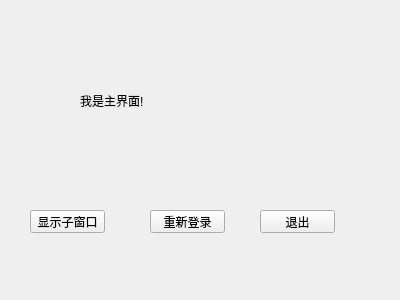
<?xml version="1.0" encoding="UTF-8"?>
<ui version="4.0">
 <class>MyWidget</class>
 <widget class="QWidget" name="MyWidget">
  <property name="geometry">
   <rect>
    <x>0</x>
    <y>0</y>
    <width>400</width>
    <height>300</height>
   </rect>
  </property>
  <property name="windowTitle">
   <string>MyWidget</string>
  </property>
  <widget class="QPushButton" name="showChildButton">
   <property name="geometry">
    <rect>
     <x>30</x>
     <y>210</y>
     <width>75</width>
     <height>23</height>
    </rect>
   </property>
   <property name="text">
    <string>显示子窗口</string>
   </property>
  </widget>
  <widget class="QLabel" name="label">
   <property name="geometry">
    <rect>
     <x>80</x>
     <y>80</y>
     <width>141</width>
     <height>41</height>
    </rect>
   </property>
   <property name="text">
    <string>我是主界面!</string>
   </property>
  </widget>
  <widget class="QPushButton" name="pushButton">
   <property name="geometry">
    <rect>
     <x>150</x>
     <y>210</y>
     <width>75</width>
     <height>23</height>
    </rect>
   </property>
   <property name="text">
    <string>重新登录</string>
   </property>
  </widget>
  <widget class="QPushButton" name="pushButton_2">
   <property name="geometry">
    <rect>
     <x>260</x>
     <y>210</y>
     <width>75</width>
     <height>23</height>
    </rect>
   </property>
   <property name="text">
    <string>退出</string>
   </property>
  </widget>
 </widget>
 <layoutdefault spacing="6" margin="11"/>
 <resources/>
 <connections>
  <connection>
   <sender>pushButton_2</sender>
   <signal>clicked()</signal>
   <receiver>MyWidget</receiver>
   <slot>close()</slot>
   <hints>
    <hint type="sourcelabel">
     <x>303</x>
     <y>217</y>
    </hint>
    <hint type="destinationlabel">
     <x>299</x>
     <y>149</y>
    </hint>
   </hints>
  </connection>
 </connections>
</ui>
